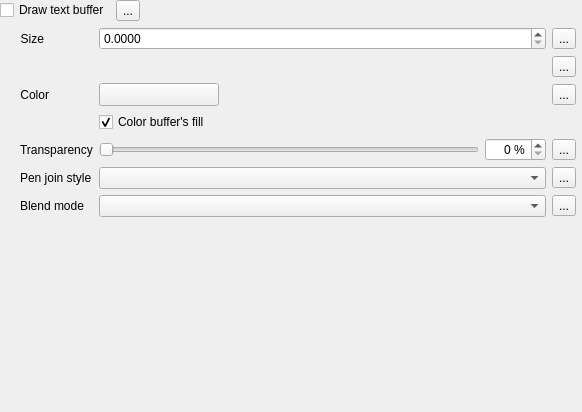
                    <widget class="QWidget" name="scrollAreaWidgetContents_3">
                     <property name="geometry">
                      <rect>
                       <x>0</x>
                       <y>0</y>
                       <width>582</width>
                       <height>412</height>
                      </rect>
                     </property>
                     <layout class="QVBoxLayout" name="verticalLayout_12">
                      <property name="leftMargin">
                       <number>0</number>
                      </property>
                      <property name="topMargin">
                       <number>0</number>
                      </property>
                      <property name="rightMargin">
                       <number>6</number>
                      </property>
                      <property name="bottomMargin">
                       <number>0</number>
                      </property>
                      <item>
                       <layout class="QGridLayout" name="gridLayout_36">
                        <item row="0" column="1">
                         <widget class="QgsDataDefinedButton" name="mBufferDrawDDBtn">
                          <property name="text">
                           <string>...</string>
                          </property>
                         </widget>
                        </item>
                        <item row="0" column="0">
                         <widget class="QCheckBox" name="mBufferDrawChkBx">
                          <property name="sizePolicy">
                           <sizepolicy hsizetype="Maximum" vsizetype="Fixed">
                            <horstretch>0</horstretch>
                            <verstretch>0</verstretch>
                           </sizepolicy>
                          </property>
                          <property name="text">
                           <string>Draw text buffer</string>
                          </property>
                         </widget>
                        </item>
                        <item row="0" column="2">
                         <spacer name="horizontalSpacer_13">
                          <property name="orientation">
                           <enum>Qt::Horizontal</enum>
                          </property>
                          <property name="sizeHint" stdset="0">
                           <size>
                            <width>0</width>
                            <height>20</height>
                           </size>
                          </property>
                         </spacer>
                        </item>
                        <item row="1" column="0" colspan="3">
                         <widget class="QFrame" name="mBufferFrame">
                          <layout class="QGridLayout" name="gridLayout_12">
                           <property name="leftMargin">
                            <number>20</number>
                           </property>
                           <property name="topMargin">
                            <number>0</number>
                           </property>
                           <property name="rightMargin">
                            <number>0</number>
                           </property>
                           <property name="bottomMargin">
                            <number>0</number>
                           </property>
                           <item row="1" column="2">
                            <widget class="QgsDataDefinedButton" name="mBufferUnitsDDBtn">
                             <property name="text">
                              <string>...</string>
                             </property>
                            </widget>
                           </item>
                           <item row="6" column="2">
                            <widget class="QgsDataDefinedButton" name="mBufferBlendModeDDBtn">
                             <property name="text">
                              <string>...</string>
                             </property>
                            </widget>
                           </item>
                           <item row="5" column="1">
                            <widget class="QgsPenJoinStyleComboBox" name="mBufferJoinStyleComboBox">
                             <property name="sizePolicy">
                              <sizepolicy hsizetype="Expanding" vsizetype="Fixed">
                               <horstretch>0</horstretch>
                               <verstretch>0</verstretch>
                              </sizepolicy>
                             </property>
                            </widget>
                           </item>
                           <item row="2" column="0">
                            <widget class="QLabel" name="label_32">
                             <property name="sizePolicy">
                              <sizepolicy hsizetype="Maximum" vsizetype="Preferred">
                               <horstretch>0</horstretch>
                               <verstretch>0</verstretch>
                              </sizepolicy>
                             </property>
                             <property name="text">
                              <string>Color</string>
                             </property>
                             <property name="alignment">
                              <set>Qt::AlignRight|Qt::AlignTrailing|Qt::AlignVCenter</set>
                             </property>
                            </widget>
                           </item>
                           <item row="5" column="0">
                            <widget class="QLabel" name="label_5">
                             <property name="text">
                              <string>Pen join style</string>
                             </property>
                            </widget>
                           </item>
                           <item row="0" column="1">
                            <widget class="QDoubleSpinBox" name="spinBufferSize">
                             <property name="sizePolicy">
                              <sizepolicy hsizetype="Expanding" vsizetype="Fixed">
                               <horstretch>0</horstretch>
                               <verstretch>0</verstretch>
                              </sizepolicy>
                             </property>
                             <property name="minimumSize">
                              <size>
                               <width>0</width>
                               <height>0</height>
                              </size>
                             </property>
                             <property name="suffix">
                              <string/>
                             </property>
                             <property name="decimals">
                              <number>4</number>
                             </property>
                             <property name="maximum">
                              <double>999999999.000000000000000</double>
                             </property>
                             <property name="singleStep">
                              <double>0.100000000000000</double>
                             </property>
                            </widget>
                           </item>
                           <item row="4" column="1">
                            <widget class="QFrame" name="frame_5">
                             <property name="sizePolicy">
                              <sizepolicy hsizetype="Preferred" vsizetype="Maximum">
                               <horstretch>0</horstretch>
                               <verstretch>0</verstretch>
                              </sizepolicy>
                             </property>
                             <layout class="QHBoxLayout" name="horizontalLayout_10">
                              <property name="margin">
                               <number>0</number>
                              </property>
                              <item>
                               <widget class="QSlider" name="mBufferTranspSlider">
                                <property name="enabled">
                                 <bool>true</bool>
                                </property>
                                <property name="sizePolicy">
                                 <sizepolicy hsizetype="Expanding" vsizetype="Fixed">
                                  <horstretch>0</horstretch>
                                  <verstretch>0</verstretch>
                                 </sizepolicy>
                                </property>
                                <property name="minimumSize">
                                 <size>
                                  <width>0</width>
                                  <height>0</height>
                                 </size>
                                </property>
                                <property name="maximumSize">
                                 <size>
                                  <width>16777215</width>
                                  <height>16777215</height>
                                 </size>
                                </property>
                                <property name="maximum">
                                 <number>100</number>
                                </property>
                                <property name="orientation">
                                 <enum>Qt::Horizontal</enum>
                                </property>
                               </widget>
                              </item>
                              <item>
                               <widget class="QSpinBox" name="mBufferTranspSpinBox">
                                <property name="enabled">
                                 <bool>true</bool>
                                </property>
                                <property name="alignment">
                                 <set>Qt::AlignRight|Qt::AlignTrailing|Qt::AlignVCenter</set>
                                </property>
                                <property name="suffix">
                                 <string> %</string>
                                </property>
                                <property name="maximum">
                                 <number>100</number>
                                </property>
                               </widget>
                              </item>
                             </layout>
                            </widget>
                           </item>
                           <item row="4" column="0">
                            <widget class="QLabel" name="mBufferTranspLabel_2">
                             <property name="enabled">
                              <bool>true</bool>
                             </property>
                             <property name="text">
                              <string>Transparency</string>
                             </property>
                            </widget>
                           </item>
                           <item row="6" column="0">
                            <widget class="QLabel" name="labelBufferBlend">
                             <property name="text">
                              <string>Blend mode</string>
                             </property>
                            </widget>
                           </item>
                           <item row="4" column="2">
                            <widget class="QgsDataDefinedButton" name="mBufferTranspDDBtn">
                             <property name="text">
                              <string>...</string>
                             </property>
                            </widget>
                           </item>
                           <item row="5" column="2">
                            <widget class="QgsDataDefinedButton" name="mBufferJoinStyleDDBtn">
                             <property name="text">
                              <string>...</string>
                             </property>
                            </widget>
                           </item>
                           <item row="2" column="1">
                            <widget class="QgsColorButtonV2" name="btnBufferColor">
                             <property name="sizePolicy">
                              <sizepolicy hsizetype="Fixed" vsizetype="Fixed">
                               <horstretch>0</horstretch>
                               <verstretch>0</verstretch>
                              </sizepolicy>
                             </property>
                             <property name="minimumSize">
                              <size>
                               <width>120</width>
                               <height>0</height>
                              </size>
                             </property>
                             <property name="maximumSize">
                              <size>
                               <width>120</width>
                               <height>16777215</height>
                              </size>
                             </property>
                             <property name="text">
                              <string/>
                             </property>
                            </widget>
                           </item>
                           <item row="0" column="2">
                            <widget class="QgsDataDefinedButton" name="mBufferSizeDDBtn">
                             <property name="text">
                              <string>...</string>
                             </property>
                            </widget>
                           </item>
                           <item row="2" column="2">
                            <widget class="QgsDataDefinedButton" name="mBufferColorDDBtn">
                             <property name="text">
                              <string>...</string>
                             </property>
                            </widget>
                           </item>
                           <item row="0" column="0">
                            <widget class="QLabel" name="label_31">
                             <property name="sizePolicy">
                              <sizepolicy hsizetype="Maximum" vsizetype="Preferred">
                               <horstretch>0</horstretch>
                               <verstretch>0</verstretch>
                              </sizepolicy>
                             </property>
                             <property name="text">
                              <string>Size</string>
                             </property>
                             <property name="alignment">
                              <set>Qt::AlignRight|Qt::AlignTrailing|Qt::AlignVCenter</set>
                             </property>
                            </widget>
                           </item>
                           <item row="6" column="1">
                            <widget class="QgsBlendModeComboBox" name="comboBufferBlendMode"/>
                           </item>
                           <item row="3" column="1">
                            <widget class="QCheckBox" name="mBufferTranspFillChbx">
                             <property name="text">
                              <string>Color buffer's fill</string>
                             </property>
                             <property name="checked">
                              <bool>true</bool>
                             </property>
                            </widget>
                           </item>
                           <item row="1" column="1">
                            <widget class="QgsUnitSelectionWidget" name="mBufferUnitWidget" native="true"/>
                           </item>
                          </layout>
                         </widget>
                        </item>
                       </layout>
                      </item>
                      <item>
                       <spacer name="verticalSpacer">
                        <property name="orientation">
                         <enum>Qt::Vertical</enum>
                        </property>
                        <property name="sizeHint" stdset="0">
                         <size>
                          <width>20</width>
                          <height>0</height>
                         </size>
                        </property>
                       </spacer>
                      </item>
                     </layout>
                    </widget>
